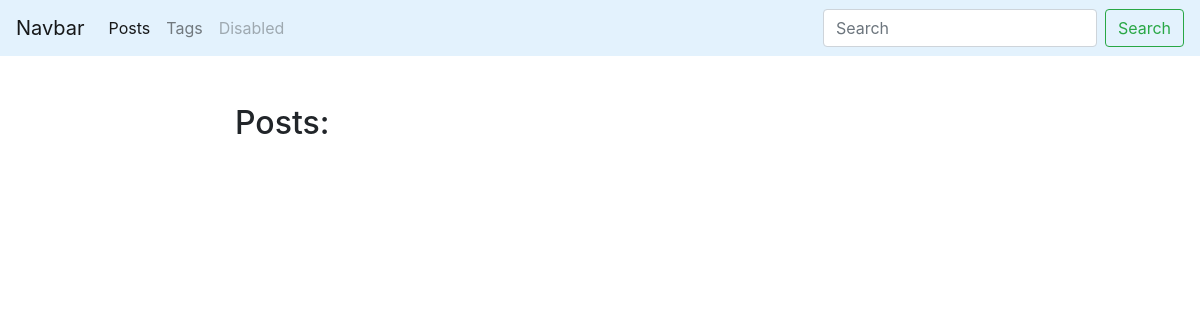
/blog/post/, run on an earlier commit of the app's database.
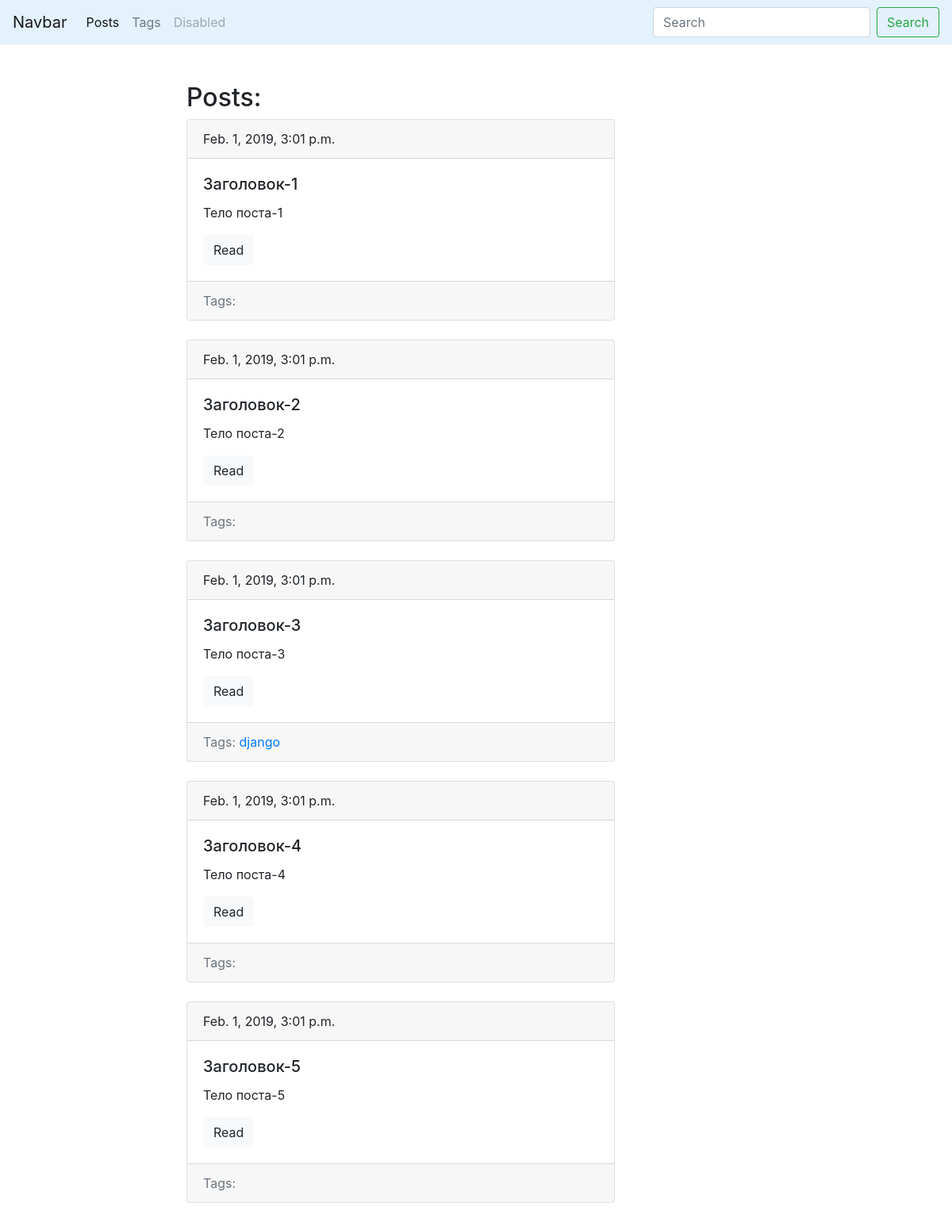
And on a later commit of the database.
### blog/models.py (models this page shows, shortened)
class Post(models.Model):
    title = models.CharField(max_length=150, db_index=True)
    slug = models.SlugField(max_length=150, blank=True, unique=True)
    body = models.TextField(blank=True, db_index=True)
    tags = models.ManyToManyField('Tag', blank=True, related_name='posts')
    date_pub = models.DateTimeField(auto_now_add=True)

class Tag(models.Model):
    title = models.CharField(max_length=50)
    slug  = models.SlugField(max_length=50, unique=True)
    def get_absolute_url(self):
        return reverse("tag_detail_url", kwargs={"slug": self.slug})

### blog/views.py (the view)
# urls.py: path('post/', PostsList.as_view(), name='posts_list_url'),
class PostsList(ObjectListMixin, View):
    model = Post
    template = 'blog/index.html'

### blog/utils.py (called while the page is built)
    def get(self, request):
        obj = self.model.objects.all()
        return render(request, self.template, context={self.model.__name__.lower()+'s': obj})

### blog/templates/blog/index.html (shortened to what this page needs)
{% extends 'blog/base_blog.html' %}
{% block  content%}
    <h2>Posts:</h2>
    {% for post in posts %}
        {% include "blog/includes/post_card_template.html" %}
    {% endfor %}
{% endblock  %}

### blog/templates/blog/includes/post_card_template.html
<div class="card mb-4">
    <div class="card-header">
        {{ post.date_pub }}
    </div>
    <div class="card-body">
        <h5 class="card-title">{{ post.title }}</h5>
        <p class="card-text">{{ post.body|truncatewords:15 }}</p>
        <a href="{% url 'post_detail_url' slug=post.slug %}" class="btn btn-light">Read</a>
    </div>
    <div class="card-footer text-muted">
        Tags:
        {% for tag in post.tags.all %}
            <a href="{{ tag.get_absolute_url }}">{{tag.title}}</a>
        {% endfor %}
    </div>
</div>

What changed in the data, as far as the page shows it:
added Post: date_pub "Feb. 1, 2019, 3:01 p.m.", title "Заголовок-1", body "Тело поста-1"
added Post: date_pub "Feb. 1, 2019, 3:01 p.m.", title "Заголовок-2", body "Тело поста-2"
added Post: date_pub "Feb. 1, 2019, 3:01 p.m.", title "Заголовок-3", body "Тело поста-3"
added Tag: title "django"
added Post: date_pub "Feb. 1, 2019, 3:01 p.m.", title "Заголовок-4", body "Тело поста-4"
added Post: date_pub "Feb. 1, 2019, 3:01 p.m.", title "Заголовок-5", body "Тело поста-5"
